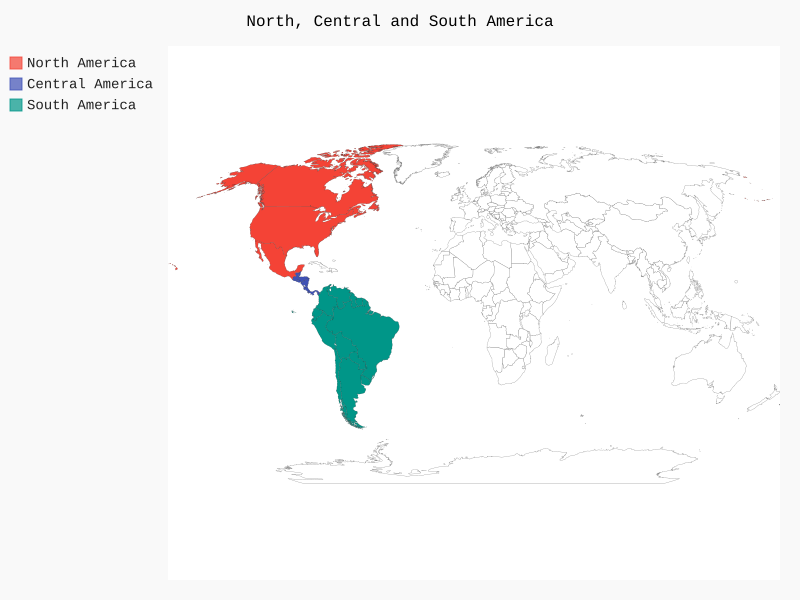

Generate this figure with Python:
import pygal
from pygal_maps_world.maps import World

wm = World()
wm.title = 'North, Central and South America'

wm.add('North America', ['ca', 'mx', 'us'])
wm.add('Central America', ['bz', 'cr', 'gt', 'hn', 'ni', 'pa', 'sv'])
wm.add('South America', ['ar', 'bo', 'br', 'cl', 'co', 'ec', 'gf',
'gy', 'pe', 'py', 'sr', 'uy', 've'])

wm.render_to_file('americas.svg')
